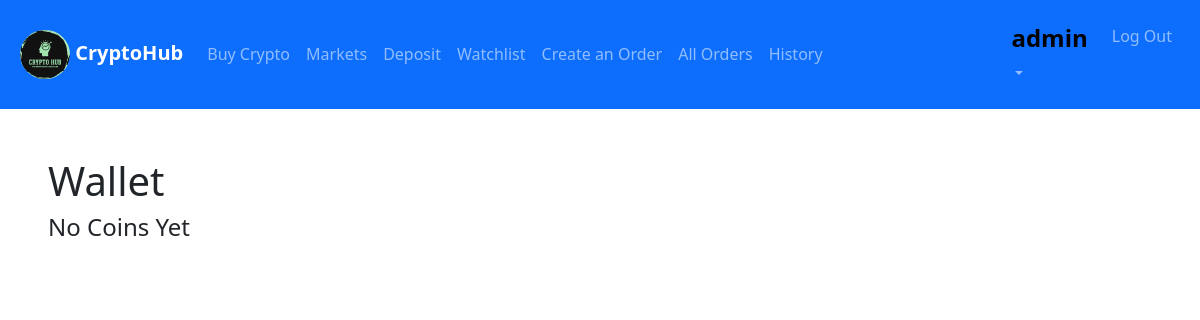
/wallet (signed in), run on an earlier commit of the app's database.
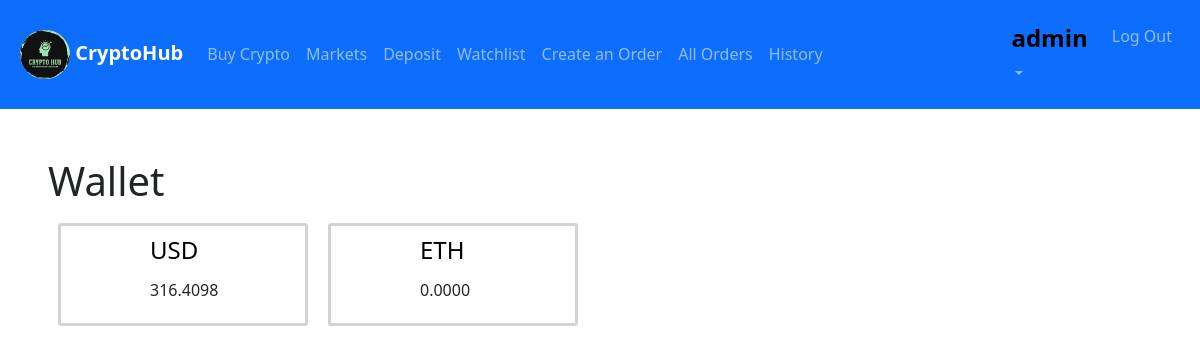
And on a later commit of the database.
### exchange/models.py (models this page shows, shortened)
class User(AbstractUser):
    pass

class Coin(models.Model):
    coin=models.ForeignKey(List_Coin,on_delete=models.CASCADE,related_name="purchases")
    last_purchased=models.DateTimeField(default=datetime.datetime.now())
    current_coin_amount=models.FloatField(default=0)

class List_Coin(models.Model):
    coin_id=models.CharField(max_length=64,unique=True)
    symbol=models.CharField(max_length=16,unique=True)
    title=models.CharField(max_length=64,unique=True)
    logo_url=models.URLField(blank=True)

### exchange/views.py (the view)
# urls.py: path("wallet", views.wallet, name="wallet"),
@login_required
def wallet(request):
    try:
        wallet=Wallet.objects.get(owner=request.user)
        coins=wallet.coins.all()
    except:
        coins=[]
    return render(request,'wallet.html',{'coins':coins})

### exchange/templates/wallet.html (shortened to what this page needs)
{% extends "layout.html" %}
{% block body %}
    <h1>Wallet</h1>
    <div id="container">
        {%for item in coins%}
        <div class="row">
            <div class="col-1 mt-2">
            </div>
            <div class="col-2 ms-5">
                <a style="text-decoration: none;color: black;" href="{%url 'view_coin' item.coin.coin_id %}"
                            ><h4 style="padding:5px 0;text-align:left;">{{item.coin.symbol}} </h4>
                        </a>
                <p>{{item.current_coin_amount|floatformat:4}}</p>
            </div>
        </div>
        {%empty%}
        <h4>No Coins Yet</h4>
        {%endfor%}
    </div>
{% endblock %}

### exchange/templates/layout.html (shortened to what this page needs)
{% load static %}
<!DOCTYPE html>
<html lang="en">
	<head>
		<link
			href="https://cdn.jsdelivr.net/npm/bootstrap@5.3.2/dist/css/bootstrap.min.css"
			rel="stylesheet"
 />
		<link rel="stylesheet" href="{% static 'style.css'%}" />
	</head>
	<body>
		<nav class="navbar navbar-expand-sm bg-primary navbar-dark">
			<div class="container-fluid m-2">
				<a class="navbar-brand" href="{%url 'index'%}">
					<img
						src="{% static 'media\cryptohub.png'%}"
						alt="Crypto Hub"
						width="50px"
						class="rounded-pill"
						\ />
					<strong>CryptoHub</strong>
				</a>
				<div class="collapse navbar-collapse" id="collapsibleNavbar">
					<ul class="navbar-nav">
						<li class="nav-item">
							<a class="nav-link" href="{% url 'buy_sell' %}">Buy Crypto</a>
						</li>
						<li class="nav-item">
							<a class="nav-link" href="{%url 'markets'%}">Markets</a>
						</li>
						{% if user.is_authenticated %}
						<li class="nav-item">
							<a class="nav-link" href="{% url 'deposit' %}">Deposit</a>
						</li>
						<li class="nav-item">
							<a class="nav-link" href="{% url 'watchlist' %}">Watchlist</a>
						</li>
						<li class="nav-item">
							<a class="nav-link" href="{% url 'create_orders' %}">Create an Order</a>
						</li>
						<li class="nav-item">
							<a class="nav-link" href="{% url 'all_orders' %}">All Orders</a>
						</li>
						<li class="nav-item">
							<a class="nav-link" href="{% url 'history' %}">History</a>
						</li>
						{%endif%}
					</ul>
				</div>
				<div
					class="collapse navbar-collapse justify-content-end"
					id="collapsibleNavbar">
					<ul class="navbar-nav">
						{% if user.is_authenticated %}
						<li class="nav-item dropdown me-2">
							<a
								class="nav-link dropdown-toggle"
								href="#"
								role="button"
								data-bs-toggle="dropdown"
								><h4>
									<strong style="color: black">{{user.username}}</strong>
								</h4></a
							>
						</li>
						<li class="nav-item">
							<a class="nav-link" href="{%url 'logout'%}">Log Out</a>
						</li>
						{%endif%}
					</ul>
				</div>
			</div>
		</nav>
		<div class="m-5">
			{% block body %} {% endblock %}
		</div>
	</body>
</html>

### exchange/static/style.css (style rules this page uses)
body { font-family: 'Courier New', Courier, monospace 'Segoe UI', Tahoma, Geneva, Verdana, sans-serif; }
.row { padding: 5px; }
#container { display: flex; flex-wrap: wrap; }
#container > div { border-style: solid; border-radius: 3px; border-color: lightgrey; margin: 10px; width: 250px; }

What changed in the data, as far as the page shows it:
added Coin: coin.symbol "USD", current_coin_amount "316.4098"
added Coin: coin.symbol "ETH", current_coin_amount "0.0000"
Also different on the page:
text no longer shown: "No Coins Yet"
